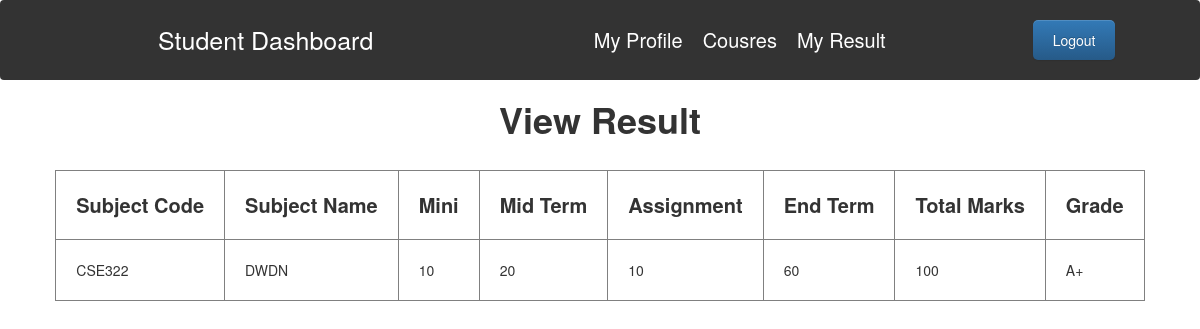
/Student/student_result_show.php (signed in), run on the app's committed database.
### tables this page shows
CREATE TABLE `std_result` (
  `subname` varchar(50) NOT NULL,
  `subcode` varchar(50) NOT NULL,
  `schno` int(50) NOT NULL,
  `mini` int(11) NOT NULL,
  `mid` int(11) NOT NULL,
  `assignment` int(11) NOT NULL,
  `end_term` int(11) NOT NULL,
  `grade` varchar(10) NOT NULL
);

### Student/student_result_show.php (the view, shortened to what this page needs)
<?php
    $host="localhost";
    $user="root";
    $password="";
    $db="iiit_b";
    $data=mysqli_connect($host,$user,$password,$db);
    $email=$_SESSION['email'];
    $sql1 = "SELECT schno from approve_user WHERE email='$email'";
    $result1=mysqli_query($data,$sql1);
    $row = mysqli_fetch_assoc($result1);
    $schno = $row['schno'];
    $sql="SELECT * from std_result WHERE schno='$schno'";
    $result=mysqli_query($data,$sql)
?>
<!DOCTYPE html>
<html lang="en">
<head>
    <link rel="stylesheet" href="https://cdn.jsdelivr.net/npm/bootstrap@3.3.7/dist/css/bootstrap.min.css">
    <link rel="stylesheet" href="https://cdn.jsdelivr.net/npm/bootstrap@3.3.7/dist/css/bootstrap-theme.min.css">
</head>
<body>
    <?php
    include 'student_sidebar.php';
    ?>
<div class="content">
            <center>
            <h1 style="font-weight:550;">View Result</h1>
            <br>
            <table border="1px">
                <tr>
                    <th class="table_th">Subject Code</th>
                    <th class="table_th">Subject Name</th>
                    <th class="table_th">Mini</th>
                    <th class="table_th">Mid Term</th>
                    <th class="table_th">Assignment</th>
                    <th class="table_th">End Term</th>
                    <th class="table_th">Total Marks</th>
                    <th class="table_th">Grade</th>
                </tr>
                <?php
                while($info=$result->fetch_assoc())
                {
                ?>
                <tr>
                    <td class="table_td"><?php echo "{$info['subcode']}"; ?></td>
                    <td class="table_td"><?php echo "{$info['subname']}"; ?></td>
                    <td class="table_td"><?php echo "{$info['mini']}"; ?></td>
                    <td class="table_td"><?php echo "{$info['mid']}"; ?></td>
                    <td class="table_td"><?php echo "{$info['assignment']}"; ?></td>
                    <td class="table_td"><?php echo "{$info['end_term']}"; ?></td>
                    <td class="table_td"><?php echo $info['mini'] + $info['mid'] + $info['assignment'] + $info['end_term']; ?></td>
                    <td class="table_td"><?php echo "{$info['grade']}"; ?></td>
                </tr>
                <?php
                }
                ?>
             </table>
            </center>
        </div>
</body>
</html>

### Student/student_result_show.php (style rules this page uses)
.table_th { padding:20px; font-size:20px; }
.table_td { padding:20px; }

### data on the page
std_result: subcode "CSE322", subname "DWDN", mini "10", mid "20", assignment "10", end_term "60", $info['mini'] + $info['mid'] + $info['assignment'] + $info['end_term'] "100", grade "A+"
